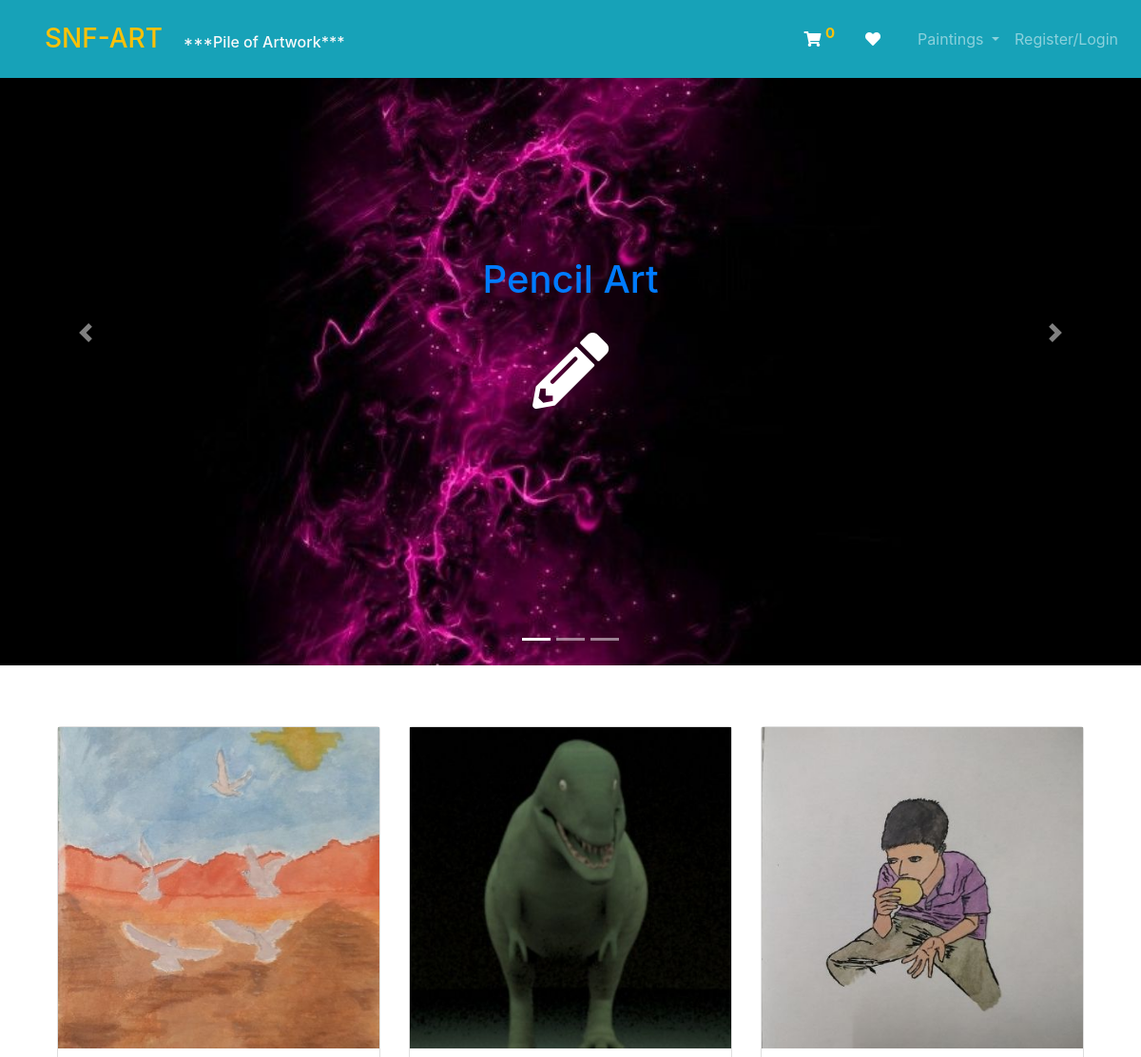
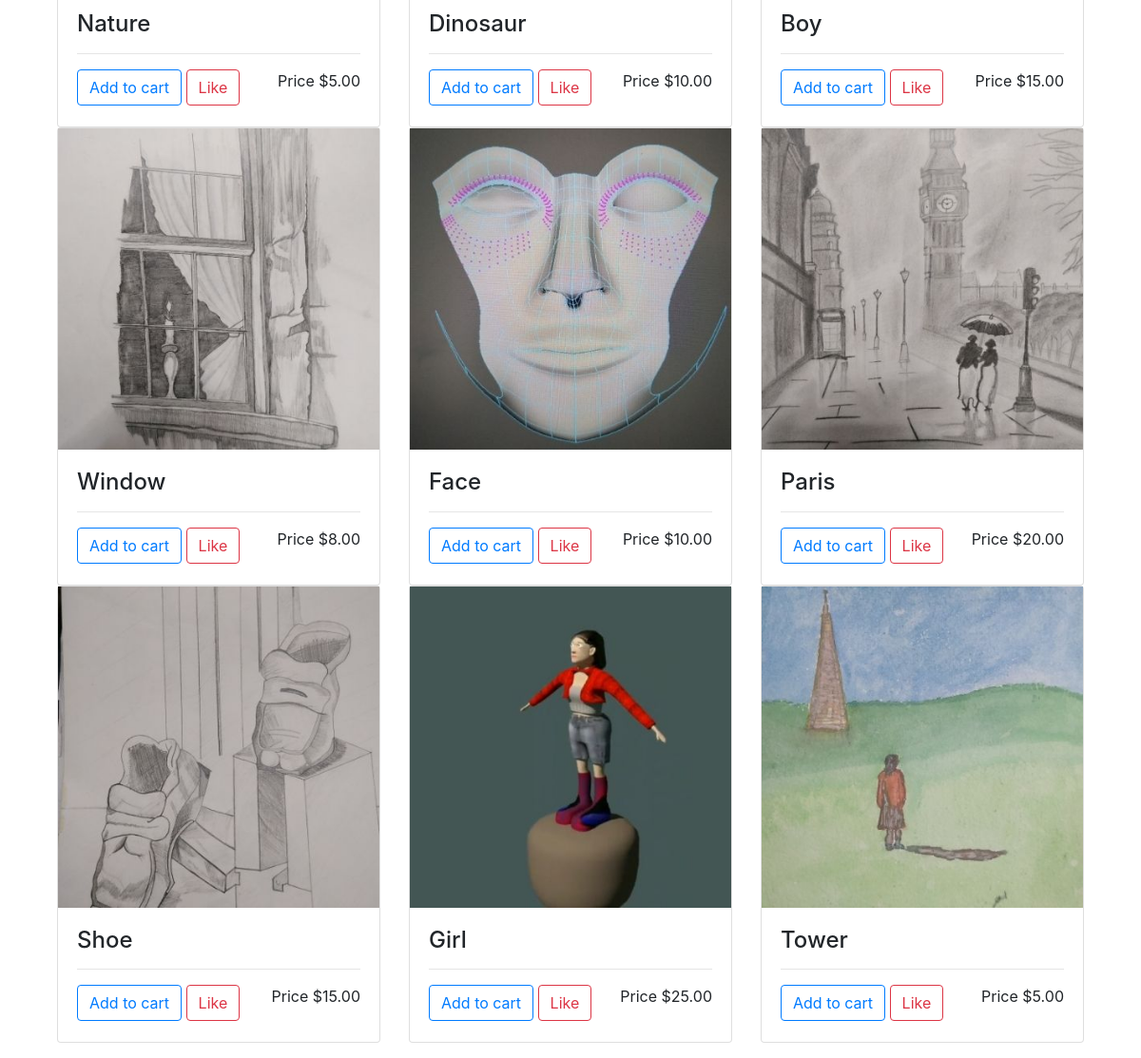
The page / on the database its author committed (2 pictures, top to bottom).
### Page/models.py (models this page shows, shortened)
class Product(models.Model):
    name = models.CharField(max_length=100, null=True)
    price = models.FloatField()
    digital = models.BooleanField(default=False, null=True, blank=True)
    pic = models.ImageField(null=True, blank=True)
    @property
    def picUrl(self):
        try:
            url = self.pic.url
        except:
            url = ''
        return url

### Page/views.py (the view)
# urls.py: path('', views.top, name='top'),
def top(request):
    if request.user.is_authenticated:
        customer = request.user.customer
        order, created = Order.objects.get_or_create(customer=customer, complete=False)
        items = order.orderitem_set.all()
        cartItems = order.get_cart_item
    else:
        items = []
        order = {'get_cart_total': 0, 'get_cart_item': 0, 'shipping': False}
        cartItems = order['get_cart_item']
    products = Product.objects.all()
    context = {'products': products, 'cartItems': cartItems}
    return render(request, 'Page/first.html', context)

### Page/templates/Page/first.html
{% extends 'Page/main.html'%}
{% load static %}
{%block content %}
<section>
        <div class="container pt-5">
            <div class="row py-3">
                {% for product in products %}
                <div class="col-md-6 col-lg-4">
                    <div class="card card-border-0">
                    <img class="img-fluid size w-100" src="{{ product.picUrl }}">
                        <div class="card-body">
                            <h4>{{ product.name }}</h4>
                            <hr>
                            <button data-product={{product.id}} data-action="add"
                                    class="btn btn-outline-primary add-btn update-cart">Add to cart</button>
                            <button class="btn btn-outline-danger add-btn">Like</button>
                            <p style="display:inline-block; float:right; ">Price ${{ product.price|floatformat:2 }}</p>
                        </div>
                    </div>
                </div>
                {% endfor %}
            </div>
        </div>
    </section>
{% endblock content %}

### Page/templates/Page/main.html (shortened to what this page needs)
<!DOCTYPE html>
<html lang="en">
<head>
    {%load static%}
    <link rel="stylesheet" type="text/css" href="{% static 'css/main.css'%}">
    <link rel="stylesheet" href="https://use.fontawesome.com/releases/v5.7.0/css/all.css"
>
    <link rel="stylesheet" href="https://cdn.jsdelivr.net/npm/bootstrap@4.5.3/dist/css/bootstrap.min.css"
>
</head>
<body>
    <nav class=" navbar navbar-expand-md navbar-dark bg-info fixed-top" >
        <div class="container">
        <a class="navbar-brand text-warning p-3" href="{% url 'top' %}"><span class="h3">SNF-ART</span>
            <span class="d-none d-sm-inline text-light h6 p-3"> ***Pile of Artwork*** </span></a>
        <div class="d-flex justify-content-end">
        <a class="nav-link text-warning " href="{% url 'cart' %}"><i class="fa fa-shopping-cart text-white"></i>
            <sup style="font-size:15px;"><strong>{{ cartItems }}</strong></sup></a>
        <a class="nav-link" href="{% url 'like' %}"><i class="fa fa-heart text-white" aria-hidden="true"></i></a>
        </div> </div>
        <div class="collapse navbar-collapse" id="dropdownmenu">
            <ul class="navbar-nav">
                <li class="nav-item dropdown"><a class="nav-link dropdown-toggle" data-toggle="dropdown"
                                                 data-target="dropdownitem" href="{% url 'top' %}">Paintings
                </a>
                </li>
                <li class="nav-item"><a class="nav-link" href="{% url 'login' %}">Register/Login</a></li>
            </ul>
        </div>
    </nav>
    <div id="car" class="carousel slide " data-ride="carousel">
        <ul class="carousel-indicators">
            <li data-target="#car" data-slide-to="0" class="active"></li>
            <li data-target="#car" data-slide-to="1"></li>
            <li data-target="#car" data-slide-to="2"></li>
        </ul>
        <div class="carousel-inner">
            <div class="carousel-item active">
                <img src="{% static 'pic/pink.jpg'%}" class="d-block w-100 bg-danger">
                <div class="carousel-caption">
                    <h1 class="text-primary">Pencil Art</h1><br>
                    <i class="fas fa-pencil-alt"></i>
                </div>
            </div>
        </div>
        <a class="carousel-control-prev" href="#car" role="button" data-slide="prev">
            <span class="carousel-control-prev-icon" aria-hidden="true"></span>
        </a>
        <a class="carousel-control-next" href="#car" role="button" data-slide="next">
            <span class="carousel-control-next-icon" aria-hidden="true"></span>
        </a>
    </div>
    <div class="container">
        {%block content %}
        {% endblock content %}
    </div>
</body>
</html>

### static/css/main.css (style rules this page uses)
.carousel-item { height:700px; background:black; }
.carousel-caption { padding-bottom:250px !important; }
.fas { font-size:80px; }
.size { width:20px; }

### rows shown on the page
Product: picUrl (picture), name "Nature", price "5.00"
Product: picUrl (picture), name "Dinosaur", price "10.00"
Product: picUrl (picture), name "Boy", price "15.00"
Product: picUrl (picture), name "Window", price "8.00"
Product: picUrl (picture), name "Face", price "10.00"
Product: picUrl (picture), name "Paris", price "20.00"
Product: picUrl (picture), name "Shoe", price "15.00"
Product: picUrl (picture), name "Girl", price "25.00"
Product: picUrl (picture), name "Tower", price "5.00"

### other values the page prints
{{ cartItems }} "0"
